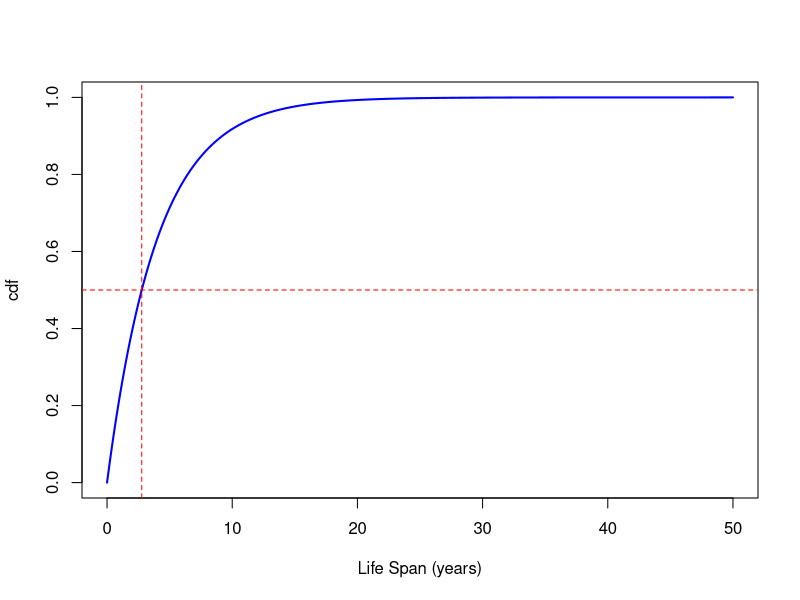
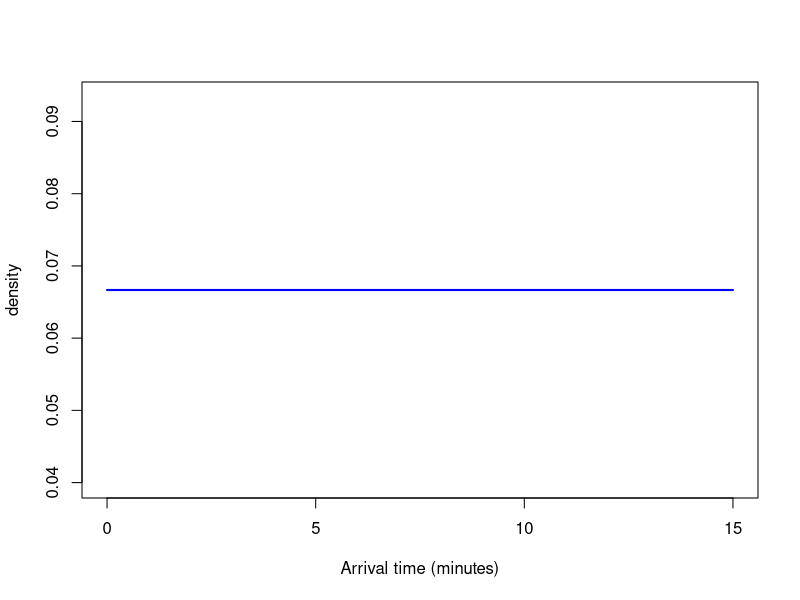
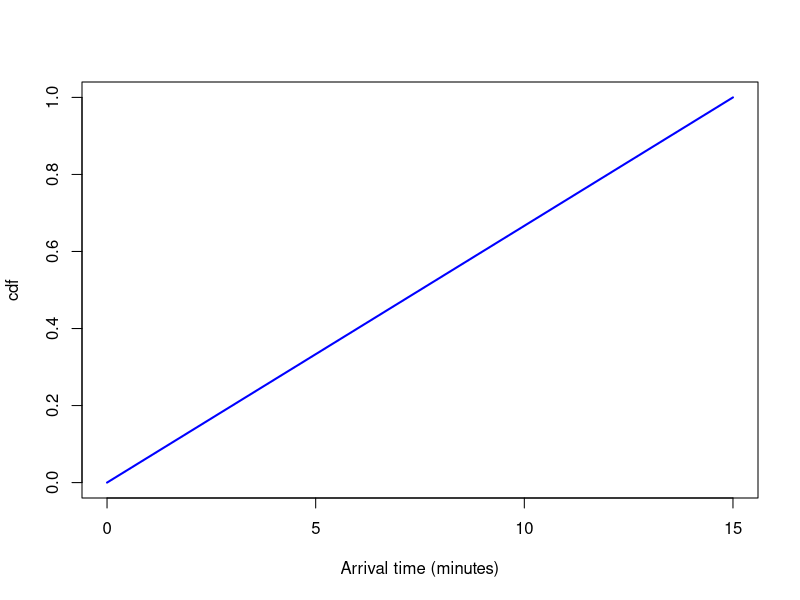
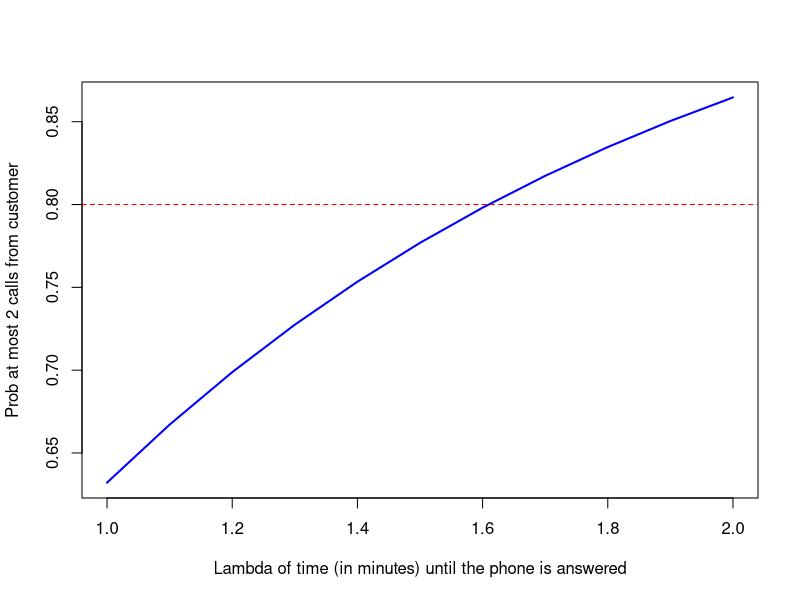
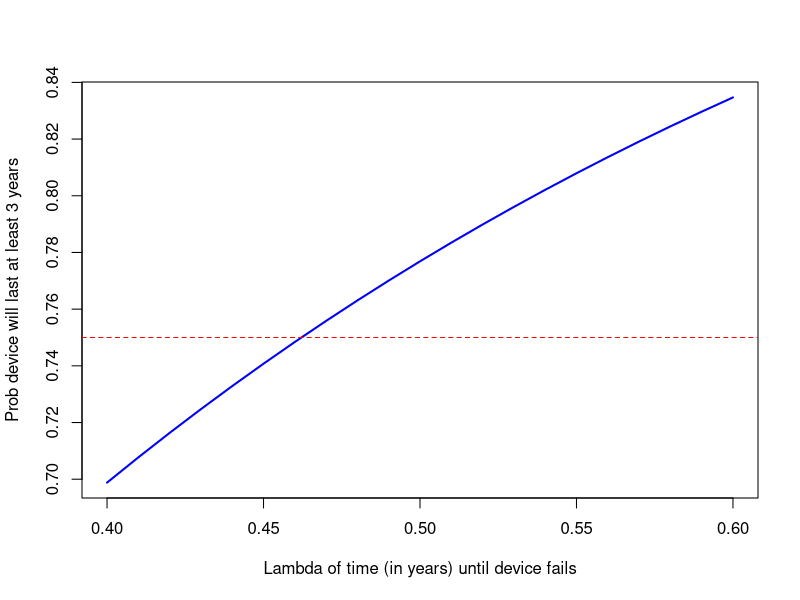

Generate these figures, in order, with R:
###################################################
# Exercises: Continuous Distributions, Part I
# Exercise 1
# Suppose the life spans (in years) of some animal species follow an Exponential distribution with lambda = 0:25.

lambda <- 0.25

# A)
pexp(4, rate = lambda) - pexp(3, rate = lambda)

# B)
1/lambda

# C)
qexp(0.99, rate = lambda, lower.tail = TRUE, log.p = FALSE)

# D)
qexp(0.5, rate = lambda, lower.tail = TRUE, log.p = FALSE)
# median = ln 2 / lambda

# E)

pi <- seq(0,50,length=1001)


plot(pi, pexp(pi, rate = lambda), type="l", col="blue", lwd=2, xlab="Life Span (years)", ylab="cdf")
abline(v=log(2)/lambda, col="red", lty=2, lwd=1)
abline(h=0.5, col="red", lty=2, lwd=1)




###################################################
# Exercises: Continuous Distributions, Part I
# Exercise 2
# Applicants for a parking permit are assigned a 15 minutes interval at the local municipal office (e.g. 8:00-
# 8:15). The arrival time during this 15-minutes-slot can be modeled by a uniform distribution. (We also
# can assume that all applicants will make use of their allotted time slot.)

pi_uni <- seq(0,15,length=101)

# A)
plot(pi_uni, dunif(pi_uni, min = 0, max = 15, log = FALSE), type="l", col="blue", lwd=2, xlab="Arrival time (minutes)", ylab="density")
plot(pi_uni, punif(pi_uni, min = 0, max = 15, log = FALSE), type="l", col="blue", lwd=2, xlab="Arrival time (minutes)", ylab="cdf")


# B)
punif(5, min = 0, max = 15, log = FALSE)

# C) mean = (b-a)/2 => 7.5 minutes

# D)
qunif(0.75, min = 0, max = 15, log = FALSE)

# E) 
(punif(7, min = 0, max = 15, log = FALSE) - punif(5, min = 0, max = 15, log = FALSE)) / (1 - punif(5, min = 0, max = 15, log = FALSE))
(punif(12, min = 0, max = 15, log = FALSE) - punif(10, min = 0, max = 15, log = FALSE)) / (1 - punif(10, min = 0, max = 15, log = FALSE))
# the second is 2 times the first one


###################################################
# Exercises: Continuous Distributions, Part I
# Exercise 3
# A customer wants to make a reservation at a restaurant over the phone. The time (in minutes) until the
# phone is answered in the restaurant can by modeled by an Exponential distribution with lambda = 4/3


# A) mean = 1 / lambda => 0.75 minutes

# B) 
1 - pexp(1, rate = 4/3)

# C) Y ~ Geometric distribution
      # with pi = pexp(0.5, rate = 4/3, lower.tail = TRUE, log.p = FALSE) = 0.4865829
      # with mean = 2.055148

# D)
test.lambda <- seq(1,2, by=0.1)

prob_success <- pexp(0.5, rate = test.lambda, lower.tail = TRUE, log.p = FALSE)

prob_half_minute <- pgeom(1, prob_success, log=FALSE)

plot(test.lambda, prob_half_minute, type="l", col="blue", lwd=2, xlab="Lambda of time (in minutes) until the phone is answered", ylab="Prob at most 2 calls from customer")
abline(h=0.8, col="red", lty=2, lwd=1)



###################################################
# Exercises: Continuous Distributions, Part I
# Exercise 4
# An engineer has constructed a new device. The time (in years) until such a 
# device fails can be assumed to follow an exponential distribution with parameter lambda = 0.12

# A) mean = 1/lambda
1 / 0.12

# B) 
1 - pexp(2, rate = 0.12)

# C)
qexp(0.25, rate = 0.12)

#D) 
lambda.device <- seq(0.4,0.6, by=0.01)
prob.3.years <- pexp(3, rate = lambda.device)

plot(lambda.device, prob.3.years, type="l", col="blue", lwd=2, xlab="Lambda of time (in years) until device fails", ylab="Prob device will last at least 3 years")
abline(h=0.75, col="red", lty=2, lwd=1)

# E + F)  Y ~ Binomial distribution
                # with pi = pexp(2, rate = 0.12) = 0.2133721
                # n = 100
                # with mean = 21.33721 claims





